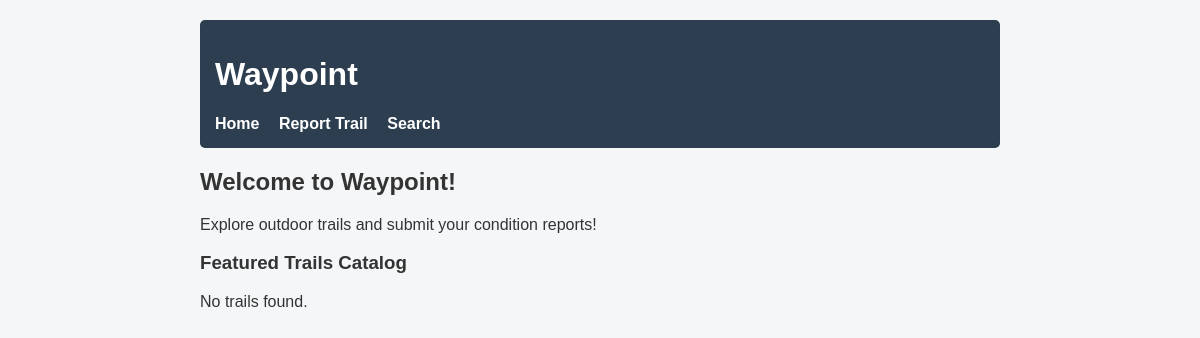
The app's page /, older data.
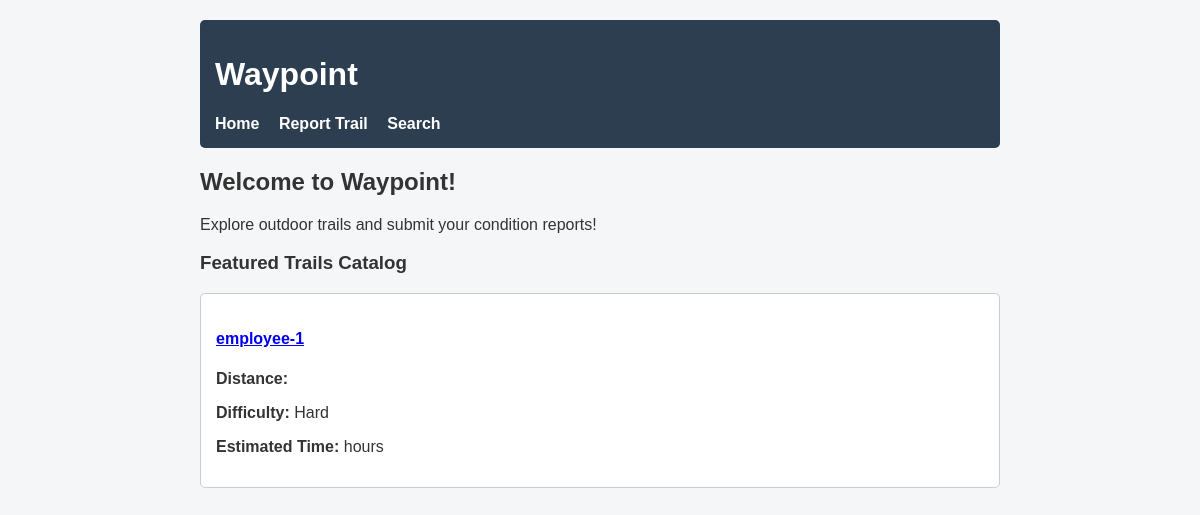
The same page, newer data.
### trails/models.py (models this page shows, shortened)
class Trail(models.Model):
    DIFFICULTY_CHOICES = [
        ('EASY', 'Easy'),
        ('MODERATE', 'Moderate'),
        ('HARD', 'Hard'),
        ('EXPERT', 'Expert'),
    ]
    park = models.ForeignKey(
        Park, on_delete=models.CASCADE, null=True, blank=True
    )
    name = models.CharField(max_length=200)
    distance_km = models.DecimalField(max_digits=5, decimal_places=2)
    elevation_gain = models.IntegerField()
    difficulty = models.CharField(
        max_length=10, choices=DIFFICULTY_CHOICES, default='MODERATE'
    )
    is_open = models.BooleanField(default=True)
    added = models.DateTimeField(auto_now_add=True)

### waypoint_app/views.py (the view)
# urls.py: path('', views.home, name='home'),
def home(request):
    trails = Trail.objects.filter(is_open=True).order_by('-distance_km')
    context = {
        'welcome_msg': 'Welcome to Waypoint!',
        'trails': trails,
    }
    return render(request, 'home.html', context)

### templates/home.html (shortened to what this page needs)
{% load static %}
<!DOCTYPE html>
<html>
<head>
    <link rel="stylesheet" href="{% static 'style.css' %}">
</head>
<body>
    <header>
        <h1>Waypoint</h1>
        <nav>
            <a href="{% url 'home' %}">Home</a>
            <a href="{% url 'report' %}">Report Trail</a>
            <a href="{% url 'search' %}">Search</a>
        </nav>
    </header>
    <main>
        <h2>{{ welcome_msg }}</h2>
        <p>Explore outdoor trails and submit your condition reports!</p>
        <h3>Featured Trails Catalog</h3>
        <div class="trail-list">
            {% for trail in trails %}
                <div style="border: 1px solid #ccc; padding: 15px; margin-bottom: 15px; border-radius: 5px; background: white;">
                    <h4><a href="{% url 'trail_detail' trail.id %}">{{ trail.name }}</a></h4>
                    <p><strong>Distance:</strong> {{ trail.distance }}</p>
                    <p><strong>Difficulty:</strong> {{ trail.difficulty|title }}</p>
                    <p><strong>Estimated Time:</strong> {{ trail.estimated_time|floatformat:1 }} hours</p>
                </div>
            {% empty %}
                <p>No trails found.</p>
            {% endfor %}
        </div>
    </main>
</body>
</html>

### static/style.css (style rules this page uses)
body { font-family: Arial, sans-serif; max-width: 800px; margin: 20px auto; padding: 0 10px; background-color: #f4f6f8; color: #333; }
header, footer { background-color: #2c3e50; color: white; padding: 15px; border-radius: 5px; }
nav a { color: white; margin-right: 15px; text-decoration: none; font-weight: bold; }

Row changes from the older to the newer data that the page shows:
added Trail: name "employee-1", difficulty "Hard"
Text that changed along with them:
text no longer shown: "No trails found."
